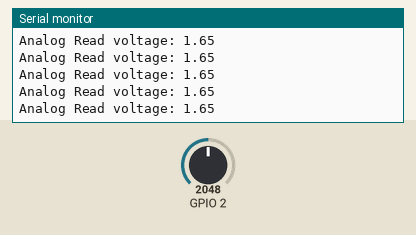
Bench run of a program on a simulated Seeed XIAO ESP32-C3. On the bench: the last lines printed to the serial monitor. Inputs (shaded band) come from the test bench; at power-on: GPIO 2 = 2048.

Above: at 2.2 s.
2.3 s: GPIO 2 set to 2866
At 2.32 s:
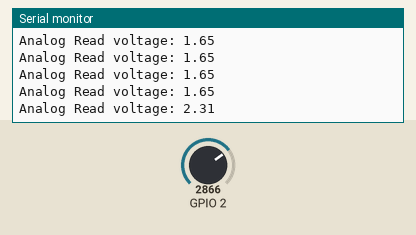
3.8 s: GPIO 2 set to 3603
At 3.82 s:
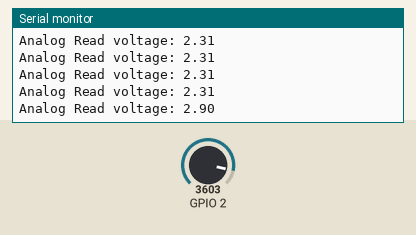
Timing chart, 0 to 6.8 s (numbered marks = the images above; inputs shaded):
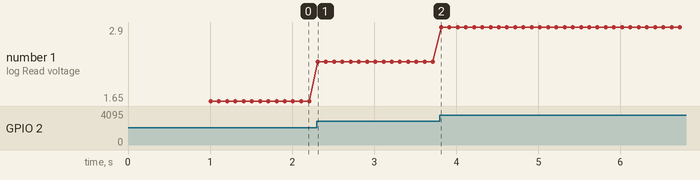

The program:

main.cpp
```cpp
#include <Arduino.h>

// Pin definitions
const int ANL_PIN = D0;  // GPIO switch pin

// Variable to track LED state
bool ledState = false;

void setup() {
  // Initialize Serial for logging
  Serial.begin(115200);
  delay(1000);  // Wait for serial to initialize

  Serial.println("\n\n=== Voltage Measurement Control Initialized ===");
  Serial.println("XIAO ESP32C3 - Voltage measurement");
  Serial.println("=====================================\n");
}

void loop() {
  // Update button state
  const float value = analogRead(A0);
  float voltage = (value / 4095.0) * 3.3;


  Serial.println("Analog Read voltage: " + String(voltage));
  // Small delay to prevent overwhelming the serial output
  delay(100);
}
```

Measured:
- after the input at 2.3 s, the serial monitor: prints a new line at once (image 1)
- after the input at 3.8 s, the serial monitor: prints a new line at once (image 2)
- plotted number 1: 1.65 → 2.31 after the input at 2.3 s, 2.31 → 2.9 after the input at 3.8 s
